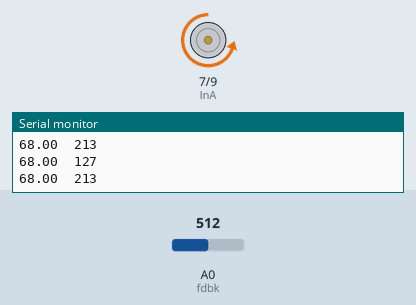
The sketch below on a simulated Arduino Uno, built with avr-gcc and run on an emulated ATmega328P. Shown: motor-driver pin pairs drawn as motors (green arrow = first pin HIGH = forward, orange = second pin HIGH = backward, longer = more drive, scaled by the enable pin), the last lines printed to the serial monitor. The test bench sets the inputs (shaded band); at power-on: A0 (fdbk) = 512.

Above: at 1.2 s.
1.3 s: A0 (fdbk) set to 716
At 2.3 s:
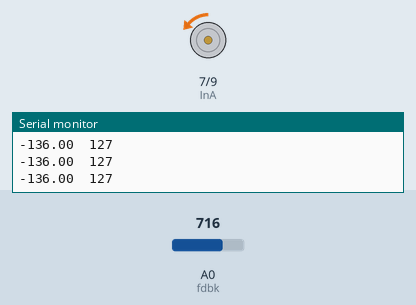
2.8 s: A0 (fdbk) set to 511
At 3.8 s:
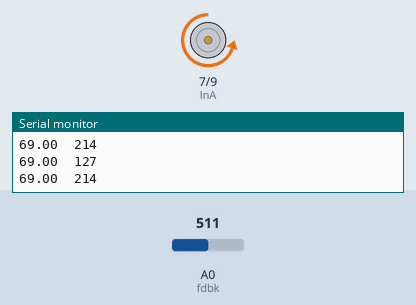
4.3 s: A0 (fdbk) set to 900
At 5.7 s:
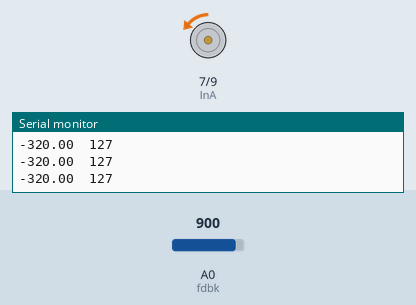
Timing chart, 0 to 7.3 s (numbered marks = the images above; inputs shaded):
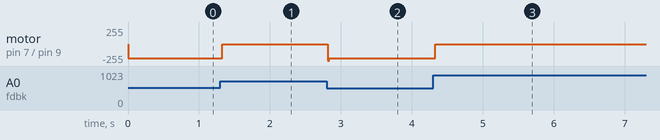

Measured:
- after the input at 1.3 s, motor on pin 7 (InA) / pin 9 (InB): backward 213/255 → backward 1/255 at once
- after the input at 2.8 s, motor on pin 7 (InA) / pin 9 (InB): backward 1/255 → backward 214/255 at once
- after the input at 4.3 s, motor on pin 7 (InA) / pin 9 (InB): backward 214/255 → backward 1/255 at once

The sketch:

steer_control.ino
```cpp
/*
Name:    Servo_VS.ino
Created: 10/11/2017 6:10:39 PM
Author:  ADITYA
*/
#define mid  580                  //found by physically setting the steering at mid
#define left_comp 695               //found by physically setting the steering at left max
#define right_comp 463                //found by physically setting the steering at right max
#define left 680
#define right 480

const int Enable = 2;               //for the servo to start working
const int InA = 7;                  //inhibit input has to be disabled for the motor to spin
const int InB = 9;                 // the PWM input. 1 for direction 1 254 for direction 2
const int fdbk = A0;                //output of the encoder goes here
double currentpos = 0;                //variable for current position
double desired = mid;               //setting the desired position as mid
double pos_er = 0;                  //position error
double Outputval;

unsigned long lastTime= 0;
double errSUM, LastERR;
double sampletime = 0.1;
double Kp = 1, Ki = 0, Kd = 2.6;
double kp, ki, kd,a,b;

byte incdata;

void setup() {

  Serial.begin(9600);               //start serial comms
  pinMode(Enable, OUTPUT);            //setting enable, InA, InB in output mode
  pinMode(InA, OUTPUT);
  pinMode(InB, OUTPUT);
  kp = Kp;
  ki = Ki * sampletime;
  kd = Kd / sampletime;
  a = kp * 1;
  b = kp * 100;
}

void loop() {

  currentpos = analogRead(fdbk);          //current postion will be the direct input of the analog pin
  pos_er = desired - currentpos;          //self explanatory
//  Serial.print("CURRENT POSITION = ");      //Printing the needed variables for observation
//  Serial.println(currentpos);
//  Serial.print("DESIRED POSITION = ");
//  Serial.println(desired);
//  Serial.print("ERROR TO BE COVERED = ");
  Serial.print(pos_er);
  Serial.print("\t");
  Serial.println("127");


  incdata = Serial.read();            //positional commands will be sent via serial terminal

  if (incdata == 'q')
  {
    desired = left;
  }
  else if (incdata == 'a' && (currentpos < left_comp + 1))
  {
    desired = currentpos + 10;
  }
  else if (incdata == 'd' && (currentpos > right_comp - 1))
  {
    desired = currentpos - 10;
  }
  else if (incdata == 'e')
  {
    desired = right;
  }
  else if (incdata == 'w')
  {
    desired = mid;
  }


  while (pos_er != 0)
  {
    unsigned long now = millis();
    double timechange = (double)(now - lastTime);


    currentpos = analogRead(fdbk);
    pos_er = desired - currentpos;          //self explanatory
    errSUM += (pos_er * timechange);
    double dErr = (pos_er - LastERR) / timechange;

//    Serial.print("CURRENT POSITION = ");      //Printing the needed variables for observation
//    Serial.println(currentpos);
//    Serial.print("DESIRED POSITION = ");
//    Serial.println(desired);
//    Serial.print("ERROR TO BE COVERED = ");
    Serial.print(pos_er);
  Serial.print("\t");
  Serial.println("127");

    Outputval = kp * pos_er + ki*errSUM + kd*dErr;


    LastERR = pos_er;
    lastTime = now - sampletime;


    if (currentpos < right_comp | currentpos <right)
    {
      digitalWrite(InA, LOW);
      analogWrite(InB, 254);
    }
    else if (currentpos > left_comp | currentpos >left)
    {
      digitalWrite(InA, LOW);
      analogWrite(InB, 1);
    }


    if ((currentpos >= right_comp) && (currentpos <= left_comp))
    {
      if ((desired >= right_comp) && (desired <= left_comp))
      {
        if (Outputval > 1)
        {
          digitalWrite(Enable, HIGH);
          digitalWrite(InA, LOW);
          int val_pve = map(Outputval, a, b, 128, 254);
          if (val_pve > 254)
          {
          analogWrite(InB, 254);
//          Serial.print("value sent to uC = ");
//          Serial.println(val_pve);
            Serial.print(pos_er);
            Serial.print("\t");

            Serial.println("254");
          }
          else
          {
            analogWrite(InB, val_pve);
//          Serial.print("value sent to uC = ");
//          Serial.println(val_pve);
            Serial.print(pos_er);
            Serial.print("\t");

            Serial.println(val_pve);


            }
        }

        if (Outputval < -1)
        {
          digitalWrite(Enable, HIGH);

          digitalWrite(InA, LOW);

          int val_nve = map(Outputval, -a, -b, 126, 1);
          if (val_nve < 1)
          {
          analogWrite(InB, 1);
//          Serial.print("value sent to uC = ");
//          Serial.println(val_nve);
            Serial.print(pos_er);
            Serial.print("\t");

            Serial.println("1");
          }
          else
          {
            analogWrite(InB, val_nve);
//          Serial.print("value sent to uC = ");
//          Serial.println(val_nve);
          Serial.print(pos_er);
          Serial.print("\t");
          Serial.println(val_nve);


            }

            }

      }
    }
  }
  if (pos_er == 0)
  {
    digitalWrite(Enable, HIGH);

    digitalWrite(InA, HIGH);
    analogWrite(InB, 127);
Serial.print("0");
Serial.print("\t");
Serial.println("127");


  }
}
```
